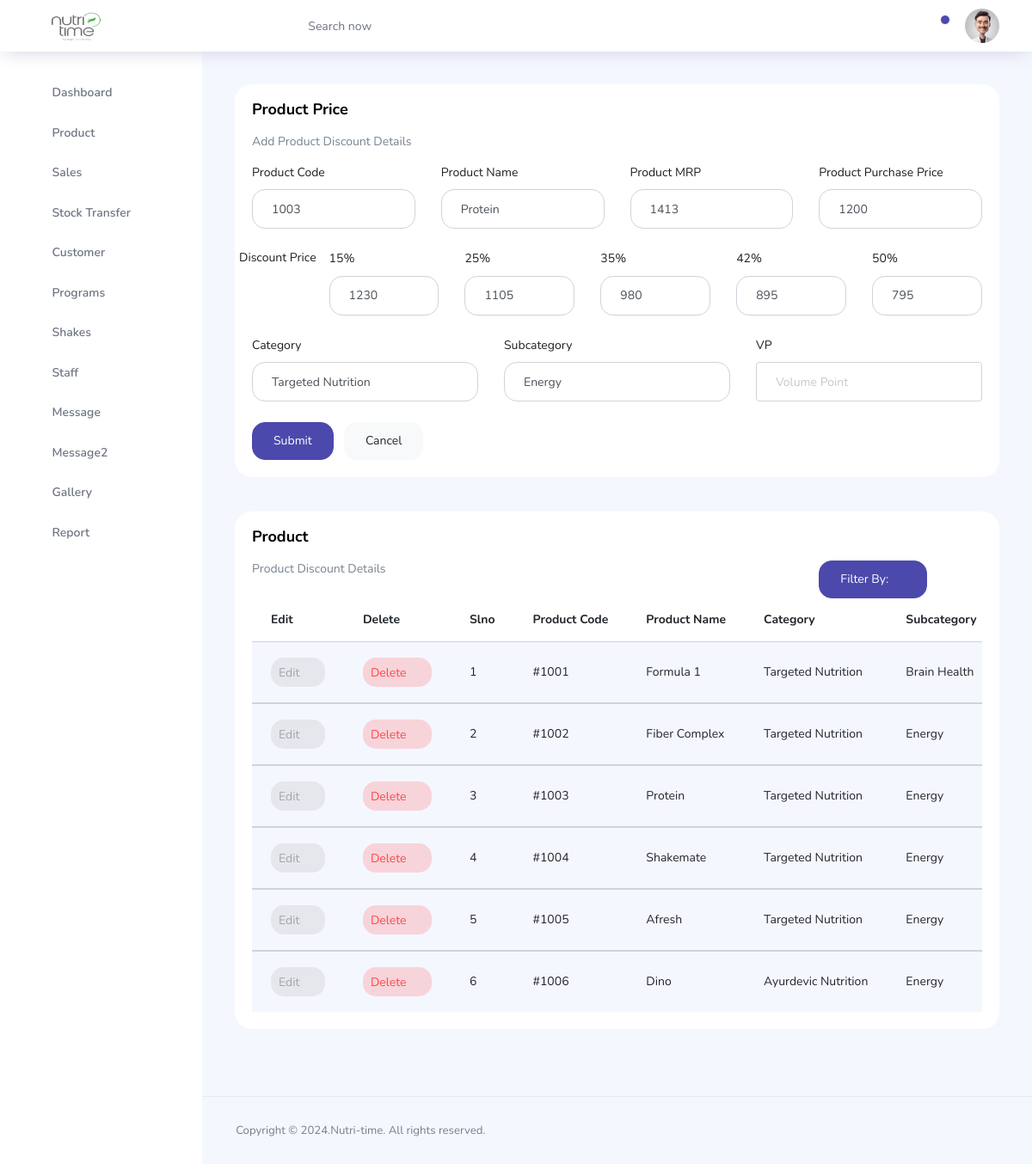
Before: /Admin/pages/admin-price.php?pid=3 (signed in) with the older database file.
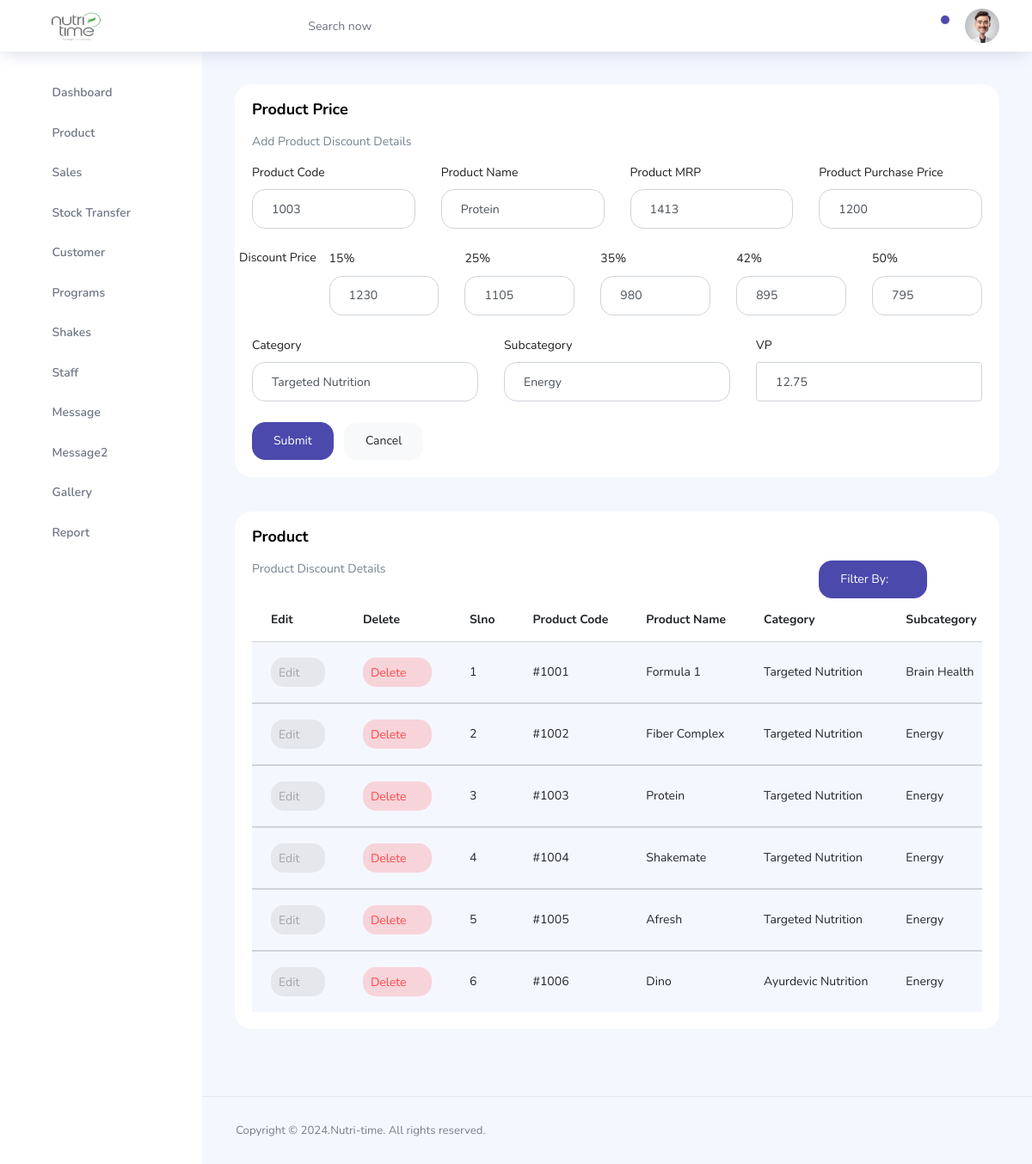
After: the same page with the newer database file.
### tables this page shows
CREATE TABLE `price` (
  `pri_id` int(11) NOT NULL,
  `pro_name` varchar(50) NOT NULL,
  `pro_code` varchar(20) NOT NULL,
  `pro_category` varchar(50) NOT NULL,
  `pro_subcat` varchar(50) NOT NULL,
  `pro_mrp` varchar(10) NOT NULL,
  `pro_price` varchar(20) NOT NULL,
  `pro_dis15` varchar(10) NOT NULL,
  `pro_dis25` varchar(10) NOT NULL,
  `pro_dis35` varchar(10) NOT NULL,
  `pro_dis42` varchar(10) NOT NULL,
  `pro_dis50` varchar(10) NOT NULL,
  `pro_vp` varchar(100) NOT NULL,
  `pro_vptotal` varchar(10) NOT NULL,
  `pro_scoop` varchar(10) NOT NULL,
  `pro_scoop15` varchar(10) NOT NULL,
  `pro_scoop25` varchar(10) NOT NULL,
  `pro_scoop35` varchar(10) NOT NULL,
  `pro_scoop42` varchar(10) NOT NULL,
  `pro_scoop50` varchar(10) NOT NULL,
  `pro_quantity` varchar(10) NOT NULL,
  `pro_curquantity` varchar(10) NOT NULL,
  `pro_hsn` varchar(200) NOT NULL,
  `pro_img` varchar(100) NOT NULL
);

### Admin/pages/admin-price.php (the view, shortened to what this page needs)
<?php
include './connect.php';
?>
<!DOCTYPE html>
<html lang="en">
<head>
  <link rel="stylesheet" href="../vendors/feather/feather.css">
  <link rel="stylesheet" href="../vendors/ti-icons/css/themify-icons.css">
  <link rel="stylesheet" href="../vendors/css/vendor.bundle.base.css">
  <link rel="stylesheet" href="../vendors/select2/select2.min.css">
  <link rel="stylesheet" href="../vendors/select2-bootstrap-theme/select2-bootstrap.min.css">
  <link rel="stylesheet" href="../css/vertical-layout-light/style.css">
</head>
<body>
  <div class="container-scroller">
    <?php
    include './topbar.php';
    ?>
    <?php
    if (isset($_GET['pid'])) {
      $priid = $_GET['pid'];
      $p_query = mysqli_query($conn, "SELECT * FROM price WHERE pri_id = '$priid'");
      $p_row1 = mysqli_fetch_array($p_query);
      $p_code1 = $p_row1['pro_code'];
      $p_name1 = $p_row1['pro_name'];
      $p_cat1 = $p_row1['pro_category'];
      $p_subcat1 = $p_row1['pro_subcat'];
      $p_mrp1 = $p_row1['pro_mrp'];
      $p_pri1 = $p_row1['pro_price'];
      $p_dis151 = $p_row1['pro_dis15'];
      $p_dis251 = $p_row1['pro_dis25'];
      $p_dis351 = $p_row1['pro_dis35'];
      $p_dis421 = $p_row1['pro_dis42'];
      $p_dis501 = $p_row1['pro_dis50'];
      $p_vp1 = $p_row1['pro_vp'];
    }
    ?>
    <div class="main-panel">
      <div class="content-wrapper">
        <div class="row">
          <div class="col-12 grid-margin stretch-card">
            <div class="card">
              <div class="card-body">
                <h1 class="card-title">Product Price</h1>
                <p class="card-description">Add Product Discount Details</p>
                <form method="post" class="forms-sample" enctype="multipart/form-data">
                  <div class="row">
                    <div class="col-lg col-md col-sm col-12">
                      <div class="form-group">
                        <label>Product Code</label>
                        <input type="text" class="form-control" style="border-radius: 15px;" name="prodcode" value="<?php echo $p_code1; ?>" required>
                      </div>
                    </div>
                    <div class="col-lg col-md col-sm col-12">
                      <div class="form-group">
                        <label>Product Name</label>
                        <input type="text" class="form-control" style="border-radius: 15px;" name="prodname" value="<?php echo $p_name1; ?>" required>
                      </div>
                    </div>
                    <div class="col-lg col-md col-sm col-12">
                      <div class="form-group">
                        <label>Product MRP</label>
                        <input type="text" class="form-control" style="border-radius: 15px;" name="prodmrp" value="<?php echo $p_mrp1; ?>" required>
                      </div>
                    </div>
                    <div class="col-lg col-md col-sm col-12">
                      <div class="form-group">
                        <label>Product Purchase Price</label>
                        <input type="text" class="form-control" style="border-radius: 15px;" name="prodpur" value="<?php echo $p_pri1; ?>" required>
                      </div>
                    </div>
                  </div>
                  <div class="row">
                    <p>Discount Price</p> <br>
                    <div class="col">
                      <div class="form-group">
                        <label>15%</label>
                        <input type="text" class="form-control" style="border-radius: 15px;" name="dis15" value="<?php echo $p_dis151; ?>" required>
                      </div>
                    </div>
                    <div class="col">
                      <div class="form-group">
                        <label>25%</label>
                        <input type="text" class="form-control" style="border-radius: 15px;" name="dis25" value="<?php echo $p_dis251; ?>" required>
                      </div>
                    </div>
                    <div class="col">
                      <div class="form-group">
                        <label>35%</label>
                        <input type="text" class="form-control" style="border-radius: 15px;" name="dis35" value="<?php echo $p_dis351; ?>" required>
                      </div>
                    </div>
                    <div class="col">
                      <div class="form-group">
                        <label>42%</label>
                        <input type="text" class="form-control" style="border-radius: 15px;" name="dis42" value="<?php echo $p_dis421; ?>" required>
                      </div>
                    </div>
                    <div class="col">
                      <div class="form-group">
                        <label>50%</label>
                        <input type="text" class="form-control" style="border-radius: 15px;" name="dis50" value="<?php echo $p_dis501; ?>" required>
                      </div>
                    </div>
                  </div>
                  <div class="row">
                    <div class="col">
                      <div class="form-group">
                        <label>Category</label>
                        <input type="text" class="form-control" style="border-radius: 15px;" name="prodcat" value="<?php echo $p_cat1; ?>" required>
                      </div>
                    </div>
                    <div class="col">
                      <div class="form-group">
                        <label>Subcategory</label>
                        <input type="text" class="form-control" style="border-radius: 15px;" name="prodsubcat" value="<?php echo $p_subcat1; ?>" required>
                      </div>
                    </div>
                    <div class="col">
                      <div class="form-group">
                        <label>VP</label>
                        <input type="text" class="form-control" placeholder="Volume Point" name="provp" value="<?php echo $p_vp1; ?>" required>
                      </div>
                    </div>
                  </div>
                  <button type="submit" class="btn btn-primary mr-2" name="submitp">Submit</button>
                  <a href="./admin-price.php" type="reset" class="btn btn-light">Cancel</a>
                </form>
              </div>
            </div>
          </div>
        </div>
        <div class="row ">
          <div class="col-lg-12 grid-margin stretch-card">
            <div class="card">
              <div class="card-body">
                <h4 class="card-title">Product</h4>
                <div class="row">
                  <div class="col-md-9">
                    <p class="card-description">Product Discount Details</p>
                  </div>
                  <div class="col-md-3">
                    <div class="dropdown">
                      <button class="btn btn-primary dropdown-toggle" type="button" id="dropdownMenuButton" data-toggle="dropdown" aria-haspopup="true" aria-expanded="false">
                        Filter By:
                      </button>
                    </div>
                  </div>
                </div>
                <div class="table-responsive">
                  <table class="table table-striped">
                    <thead>
                      <tr>
                        <th>Edit</th>
                        <th>Delete</th>
                        <th>Slno</th>
                        <th>Product Code</th>
                        <th>Product Name</th>
                        <th>Category</th>
                        <th>Subcategory</th>
                      </tr>
                    </thead>
                    <?php
                    $sql = mysqli_query($conn, "SELECT * FROM price ORDER BY pri_id ");
                    $serialNo = 1;
                    while ($row = mysqli_fetch_assoc($sql)) {
                      $pri_id = $row['pri_id'];
                      $pri_cod = $row['pro_code'];
                      $pri_nam = $row['pro_name'];
                      $pri_cat = $row['pro_category'];
                      $pri_subcat = $row['pro_subcat'];
                    ?>
                      <tbody>
                        <tr>
                          <td><a href="admin-price.php?pid=<?php echo $pri_id; ?>" class="btn btn-inverse-secondary btn-icon-text p-2">Edit<i class="ti-pencil-alt btn-icon-append"></i></a></td>
                          <td><a href="admin-price.php?pd_id=<?php echo $pri_id; ?>" class="btn btn-inverse-danger btn-icon-text p-2">Delete<i class="ti-trash btn-icon-prepend"></i></a></td>
                          <td class="py-1"><?php echo $serialNo++; ?></td>
                          <td class="py-1">#<?php echo $pri_cod; ?></td>
                          <td><?php echo $pri_nam; ?></td>
                          <td><?php echo $pri_cat; ?></td>
                          <td><?php echo $pri_subcat; ?></td>
                        </tr>
                      </tbody>
                    <?php
                    }
                    ?>
                  </table>
                </div>
              </div>
            </div>
          </div>
        </div>
      </div>
      <footer class="footer">
        <div class="d-sm-flex justify-content-center justify-content-sm-between">
          <span class="text-muted text-center text-sm-left d-block d-sm-inline-block">Copyright © 2024.Nutri-time. All rights reserved.</span>
        </div>
      </footer>
    </div>
  </div>
  </div>
</body>
</html>

### Admin/pages/topbar.php (shortened to what this page needs)
<nav class="navbar col-lg-12 col-12 p-0 fixed-top d-flex flex-row">
      <div class="text-center navbar-brand-wrapper d-flex align-items-center justify-content-center">
        <a class="navbar-brand brand-logo mr-5" href="admin-dashboard.php"><img src="../images/icon.png" class="mr-2" alt="logo" width="90"/></a>
      </div>
      <div class="navbar-menu-wrapper d-flex align-items-center justify-content-end">
        <button class="navbar-toggler navbar-toggler align-self-center" type="button" data-toggle="minimize">
          <span class="icon-menu"></span>
        </button>
        <ul class="navbar-nav mr-lg-2">
          <li class="nav-item nav-search d-none d-lg-block">
            <div class="input-group">
              <div class="input-group-prepend hover-cursor" id="navbar-search-icon">
                <span class="input-group-text" id="search">
                  <i class="icon-search"></i>
                </span>
              </div>
              <input type="text" class="form-control" id="navbar-search-input" placeholder="Search now" aria-label="search" aria-describedby="search">
            </div>
          </li>
        </ul>
        <ul class="navbar-nav navbar-nav-right">
          <li class="nav-item dropdown">
            <a class="nav-link count-indicator dropdown-toggle" id="notificationDropdown" href="#" data-toggle="dropdown">
              <i class="icon-bell mx-0"></i>
              <span class="count"></span>
            </a>
          </li>
          <li class="nav-item nav-profile dropdown">
            <a class="nav-link dropdown-toggle" href="#" data-toggle="dropdown" id="profileDropdown">
              <img src="../images/user.jpg" alt="profile"/>
            </a>
          </li>
        </ul>
      </div>
</nav>
    <div class="container-fluid page-body-wrapper">
      <nav class="sidebar sidebar-offcanvas" id="sidebar">
        <ul class="nav">
          <li class="nav-item">
            <a class="nav-link" href="admin-dashboard.php">
              <i class="icon-grid menu-icon"></i>
              <span class="menu-title">Dashboard</span>
              <i class="menu-arrow"></i>
            </a>
          </li>
          <li class="nav-item">
            <a class="nav-link" data-toggle="collapse" href="#pricing" aria-expanded="false" aria-controls="pricing">
              <i class="icon-bar-graph menu-icon"></i>
              <span class="menu-title">Product</span>
              <i class="menu-arrow"></i>
            </a>
          </li>
          <li class="nav-item">
            <a class="nav-link" href="admin-sales.php">
              <i class="icon-columns menu-icon"></i>
              <span class="menu-title">Sales</span>
              <i class="menu-arrow"></i>
            </a>
          </li>
          <li class="nav-item">
            <a class="nav-link" href="admin-stocktrans.php">
              <i class="icon-columns menu-icon"></i>
              <span class="menu-title">Stock Transfer</span>
              <i class="menu-arrow"></i>
            </a>
          </li>
          <li class="nav-item">
            <a class="nav-link" href="admin-customer.php">
              <i class="icon-columns menu-icon"></i>
              <span class="menu-title">Customer</span>
              <i class="menu-arrow"></i>
            </a>
          </li>
          <li class="nav-item">
            <a class="nav-link" data-toggle="collapse" href="#program" aria-expanded="false" aria-controls="program">
              <i class="icon-bar-graph menu-icon"></i>
              <span class="menu-title">Programs</span>
              <i class="menu-arrow"></i>
            </a>
          </li>
          <li class="nav-item">
            <a class="nav-link" href="admin-shake.php">
              <i class="icon-grid-2 menu-icon"></i>
              <span class="menu-title">Shakes</span>
              <i class="menu-arrow"></i>
            </a>
          </li>
          <li class="nav-item">
            <a class="nav-link" href="admin-staff.php">
              <i class="icon-ban menu-icon"></i>
              <span class="menu-title">Staff</span>
              <i class="menu-arrow"></i>
            </a>
          </li>
          <li class="nav-item">
            <a class="nav-link" href="admin-message.php">
              <i class="ti-share menu-icon"></i>
              <span class="menu-title">Message</span>
              <i class="menu-arrow"></i>
            </a>
          </li>
          <li class="nav-item">
            <a class="nav-link" href="admin-message2.php">
              <i class="ti-share menu-icon"></i>
              <span class="menu-title">Message2</span>
              <i class="menu-arrow"></i>
            </a>
          </li>
          <li class="nav-item">
            <a class="nav-link" href="admin-gallery.php">
              <i class="ti-share menu-icon"></i>
              <span class="menu-title">Gallery</span>
              <i class="menu-arrow"></i>
            </a>
          </li>
          <li class="nav-item">
            <a class="nav-link" href="admin-report.php">
              <i class="ti-share menu-icon"></i>
              <span class="menu-title">Report</span>
              <i class="menu-arrow"></i>
            </a>
          </li>
        </ul>
      </nav>

Changed rows visible on the page:
changed price "Protein": provp (not shown) → "12.75"
